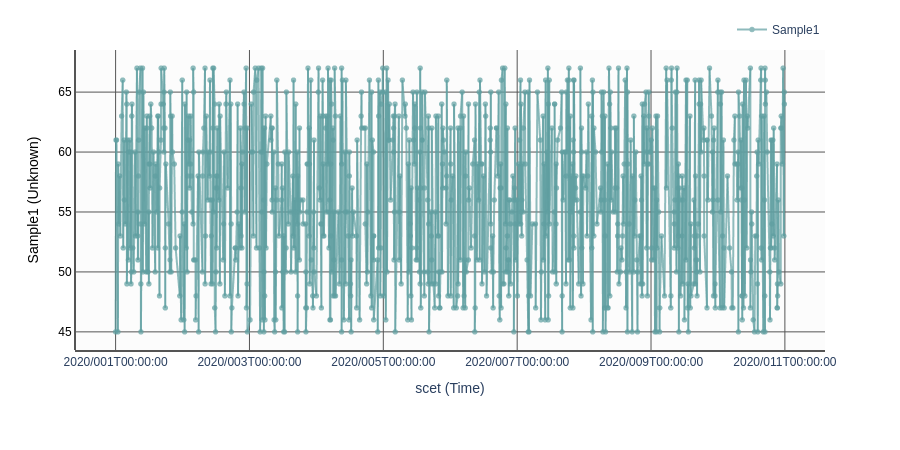

The notebook cell this image was saved under:
### Code cell
# Plot some data

#file_input = CSVConnector("files/sampledata.csv").get_data()
file_input = CSVConnector("/Users/gameraman/dev/dtat-library/docs/sampledata.csv").get_data()




fig,c,m,t = dtatplot.make_stacked_graph( # make_stacked_graph is the primary plotting method
    file_input,  # this is the data that DTAT plots from
    # y_vars = [["PWR_BUS_VOLTAGE_1"],["PWR_VOLTAGE_1"],["PWR_BATTERY_VOLTAGE_1"],["PWR_CURRENT_1"]], # this is the y variables to plot
    y_vars = [["Sample1"]],
    customize_dict={ # by passing the CustomizedTrace in a dictionary with y variables as the keys, you can control more trace settings
        'Sample1': CustomizedTrace(
                                    #size=10,  # setting the marker size
                                    #symbol='triangle-down-open',  # setting the marker shape, any plotly option is valid
                                    color='cadetblue',  # setting the marker color
                                )
                             }
    
    )  # the x variable to plot by defaults to SCET
fig.show()

### Figure 1 — Plotly figure (JSON) as saved in the notebook; plotly's stock layout.template omitted (floating-point values rounded to 4 significant figures; data arrays with more than 128 entries replaced by an {"elided": "..."} marker saying what was removed)
{"data": [{"hovertemplate": "X: scet: %{x|%Y-%jT%H:%M:%S.%L}<br>Y: Sample1: %{y}<br>Time: scet: %{meta[1]|%Y-%jT%H:%M:%S.%L}<extra></extra>", "marker": {"color": "cadetblue", "colorscale": [[0, "rgb(0,0,131)"], [0.2, "rgb(0,60,170)"], [0.4, "rgb(5,255,255)"], [0.6, "rgb(255,255,0)"], [0.8, "rgb(250,0,0)"], [1, "rgb(128,0,0)"]], "line": {"color": "cadetblue", "width": 0.5}, "showscale": false, "size": 5, "symbol": "circle"}, "meta": {"elided": "1000x2 str values"}, "mode": "lines+markers", "name": "Sample1", "opacity": 0.7, "showlegend": true, "type": "scattergl", "x": {"elided": "1000 str values"}, "xaxis": "x", "y": {"elided": "1000 int values"}, "yaxis": "y"}], "layout": {"font": {"family": "Arial"}, "height": 450, "legend": {"orientation": "h", "x": 1, "xanchor": "right", "y": 1.02, "yanchor": "bottom"}, "margin": {"b": 100, "l": 75, "r": 75, "t": 50}, "plot_bgcolor": "#fcfcfc", "xaxis": {"anchor": "y", "domain": [0, 1], "gridcolor": "#555555", "linecolor": "#555555", "linewidth": 2, "showgrid": true, "showline": true, "tickformat": "%Y/%jT%H:%M:%S", "title": {"text": "scet (Time)"}, "zerolinecolor": "#555555"}, "yaxis": {"anchor": "free", "domain": [0, 1], "gridcolor": "#555555", "linecolor": "#555555", "linewidth": 2, "overlaying": "y", "position": 0, "showgrid": true, "showline": true, "tickfont": {"color": "#000000"}, "title": {"font": {"color": "#000000"}, "text": "Sample1 (Unknown)"}, "zerolinecolor": "#555555"}}}
